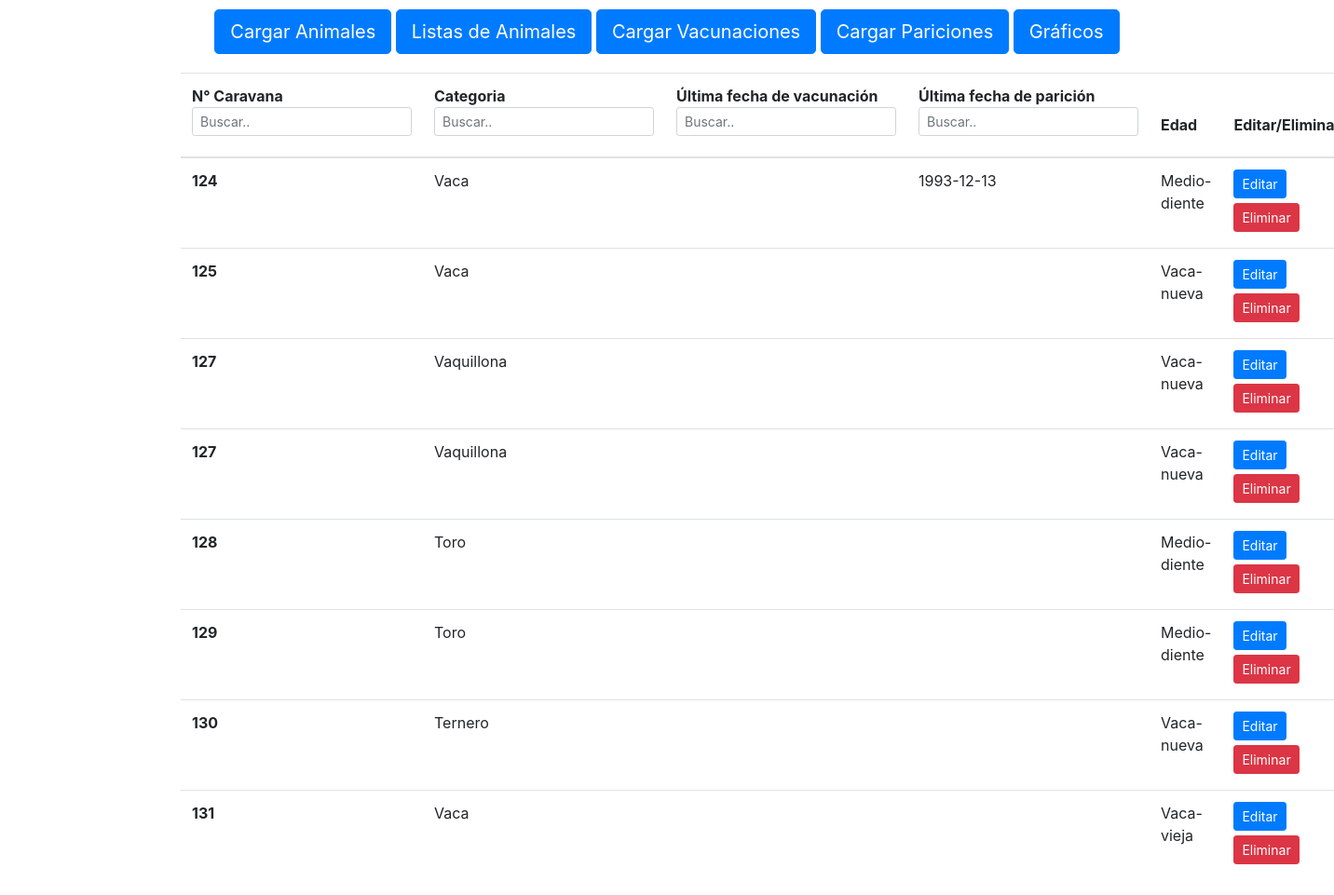
The app's page /, older data.
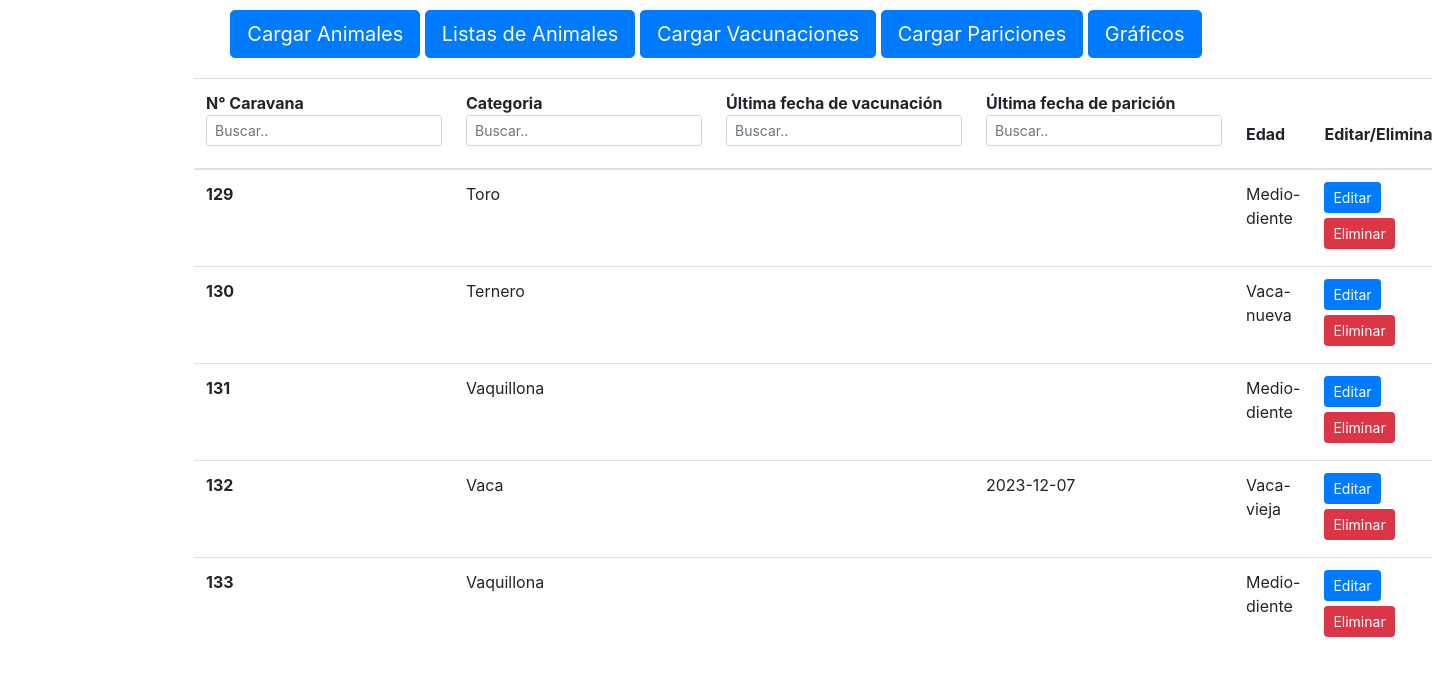
The same page, newer data.
### manejo/models.py (models this page shows, shortened)
class Animales(models.Model):
  id = models.BigAutoField(primary_key=True)
  name = models.CharField(max_length=100, verbose_name="Animal")
  nro_caravana = models.IntegerField(verbose_name="Número de caravana")
  cant_pariciones = models.IntegerField(verbose_name="Cant paricion", blank=True, null=True)
  edad = models.CharField(max_length=100, verbose_name="Edad",default="")

### manejo/views.py (the view, shortened to what this page needs)
# urls.py: path('', views.lista_animales, name="lista_animales"),
def lista_animales(request):
  animales = list(Animales.objects.values())
  vacunacion = list(Vacunacion.objects.values())
  paricion = list(Paricion.objects.values())
  ultimas_vacunaciones = Vacunacion.objects.values('id_animal_id').annotate(ultima_fecha=Max('date')).values('id_animal_id', 'ultima_fecha')
  ultimas_pariciones = Paricion.objects.values('id_animal_id').annotate(ultima_fecha=Max('date')).values('id_animal_id', 'ultima_fecha')
  buscar_c = request.GET.get('buscar_c')
  buscar_t = request.GET.get('buscar_t')
  buscar_v = request.GET.get('buscar_v')
  buscar_p = request.GET.get('buscar_p')
  return render(request, 'lista_animales.html',{
    'animales': animales,
    'vacunacion': vacunacion,
    'paricion': paricion,
    'ult_vacunacion': ultimas_vacunaciones,
    'ult_paricion': ultimas_pariciones,
  })

### manejo/templates/lista_animales.html (shortened to what this page needs)
{% extends "base_template.html" %}
{% load tz %}
{% block content %}
    <div class="tabla col-9">
      <table class="table">
        <thead>
          <tr>
            <th scope="col">N° Caravana
              <form action="" method="GET" class="form-inline" style="margin-bottom: 10px;">
                <input type="text" class="form-control form-control-sm" placeholder="Buscar.." name="buscar_c">
            </form>
            </th>
            <th scope="col">Categoria
              <form action="" method="GET" class="form-inline" style="margin-bottom: 10px;">
                <input type="text" class="form-control form-control-sm" placeholder="Buscar.." name="buscar_t">
            </form>
            </th>
            <th scope="col">Última fecha de vacunación
              <form action="" method="GET" class="form-inline" style="margin-bottom: 10px;">
                <input type="text" class="form-control form-control-sm" placeholder="Buscar.." name="buscar_v">
            </form>
            </th>
            <th scope="col">Última fecha de parición
              <form action="" method="GET" class="form-inline" style="margin-bottom: 10px;">
                <input type="text" class="form-control form-control-sm" placeholder="Buscar.." name="buscar_p">
            </form>
            </th>
            <th scope="col">Edad
            </th>
            <th scope="col">Editar/Eliminar
            </th>
          </tr>
        </thead>
        <tbody>
        {% for animal in animales %}
          <tr>
            <th scope="row">{{animal.nro_caravana}}</th>
            <td>{{animal.name}}</td>
              <td>
              </td>
              <td>
                {% for pario in ult_paricion %}
                  {% if pario.id_animal_id == animal.id %}
                    {{pario.ultima_fecha|date:"Y-m-d"}}
                  {% endif %}
                {% endfor %}
              </td>
            <td>{{animal.edad}}</td>
            <td>
              <form action="/Editar/" method="GET">
                <input type="submit" name="editar" class="btn btn-primary btn-sm" value="Editar" style="margin-bottom: 5px;">
              </form>
              <form action="/Eliminar/" method="POST">
                <input type="submit" name="eliminar" class="btn btn-danger btn-sm" value="Eliminar" style="margin-bottom: 5px;">
              </form>
            </td>
          </tr>
        {% endfor %}
      </tbody>
      </table>
    </div>
{% endblock %}

Row changes from the older to the newer data that the page shows:
removed Animales: nro_caravana "124", name "Vaca", ultima_fecha "1993-12-13", edad "Medio-diente"
removed Animales: nro_caravana "125", name "Vaca", edad "Vaca-nueva"
removed Animales: nro_caravana "127", name "Vaquillona", edad "Vaca-nueva"
removed Animales: nro_caravana "127", name "Vaquillona", edad "Vaca-nueva"
removed Animales: nro_caravana "128", name "Toro", edad "Medio-diente"
removed Animales: nro_caravana "131", name "Vaca", edad "Vaca-vieja"
added Animales: nro_caravana "131", name "Vaquillona", edad "Medio-diente"
added Animales: nro_caravana "132", name "Vaca", ultima_fecha "2023-12-07", edad "Vaca-vieja"
added Animales: nro_caravana "133", name "Vaquillona", edad "Medio-diente"
